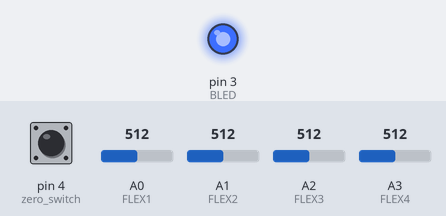
Bench run of a sketch on a simulated Arduino Uno, built with avr-gcc and run on an emulated ATmega328P. Shown: output pins drawn as LEDs (lit = HIGH). Dashed ring = blinking. The inputs (shaded band) are chosen by the test bench; at power-on: pin 4 (zero_switch) HIGH, A0 (FLEX1) = 512, A1 (FLEX2) = 512, A2 (FLEX3) = 512, A3 (FLEX4) = 512. What the sketch prints to the serial monitor is not drawn.

Above: at 1.2 s.
1.3 s: pin 4 (zero_switch) pulled LOW for 3.2 s
At 6.8 s:
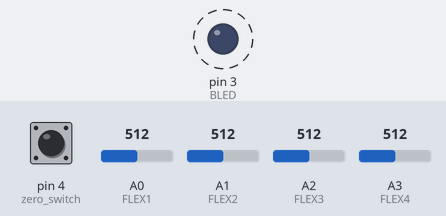
7.5 s: A0 (FLEX1) set to 110
9.5 s: A0 (FLEX1) set to 89
Timing chart, 0 to 18.5 s (numbered marks = the images above; inputs shaded):
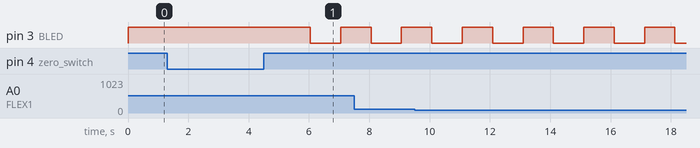

The sketch:

Hardware_Test.ino
```cpp
/*
 * Test hardware connected to glove
 *
 *
 *
 */


// Flex sensor pins
const int FLEX1 = A0;     // Thumb
const int FLEX2 = A1;     // Index
const int FLEX3 = A2;     // Middle
const int FLEX4 = A3;     // Ring

// LEDs
// PLED connected to 5V
const int BLED = 3;

// Gyro Calibration Switch
const int zero_switch = 4;  // active low (low means button is pressed)

// variables
unsigned long flash_time = millis();
bool message_sent = false;

void setup() {
  Serial.begin(9600);
  Serial.println("Arduino Started");

  // output LEDs
  pinMode(BLED, OUTPUT);
  digitalWrite(BLED, HIGH);

  // input tactile buttons
  pinMode(zero_switch, INPUT);
}

void loop() {

  // test BLED
  bool led_on = millis() - flash_time >= 1000;
  bool reset_led = millis() - flash_time >= 2000;
  // if 1 second has passed and light is currently off
  if (led_on)
  {
    digitalWrite(BLED, HIGH);
    if (!message_sent)
    {
      //Serial.println("BLED on");
      message_sent = true;
    }
  }
  // if less than 1 second and light is on
  if (reset_led)
  {
    digitalWrite(BLED, LOW);
    flash_time = millis();
    message_sent = false;
  }
  // test switch
  if (!digitalRead(zero_switch))
  {
    digitalWrite(BLED, HIGH);
  }

  Serial.print(analogRead(FLEX1));
  Serial.print("\t");
  Serial.print(analogRead(FLEX2));
  Serial.print("\t");
  Serial.print(analogRead(FLEX3));
  Serial.print("\t");
  Serial.print(analogRead(FLEX4));
  Serial.println();


//  Serial.print(digitalRead(zero_switch));
//  Serial.print("\t");
//  Serial.println(digitalRead(BLED));


  delay(10);

}
```

Measured:
- by itself, pin 3 (BLED): alternates HIGH for 1.0 s and LOW for 1.0 s
